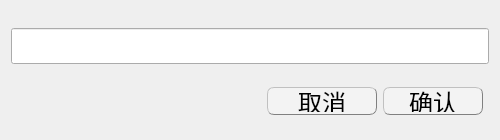
<?xml version="1.0" encoding="UTF-8"?>
<ui version="4.0">
 <class>StateEditDialog</class>
 <widget class="QWidget" name="StateEditDialog">
  <property name="geometry">
   <rect>
    <x>0</x>
    <y>0</y>
    <width>500</width>
    <height>140</height>
   </rect>
  </property>
  <property name="windowTitle">
   <string/>
  </property>
  <layout class="QGridLayout" name="gridLayout" rowstretch="0,0" columnstretch="0,0,0,0">
   <property name="bottomMargin">
    <number>8</number>
   </property>
   <item row="1" column="0">
    <spacer name="horizontalSpacer">
     <property name="orientation">
      <enum>Qt::Horizontal</enum>
     </property>
     <property name="sizeType">
      <enum>QSizePolicy::Expanding</enum>
     </property>
     <property name="sizeHint" stdset="0">
      <size>
       <width>40</width>
       <height>20</height>
      </size>
     </property>
    </spacer>
   </item>
   <item row="1" column="2">
    <widget class="QPushButton" name="saveButton">
     <property name="minimumSize">
      <size>
       <width>100</width>
       <height>28</height>
      </size>
     </property>
     <property name="maximumSize">
      <size>
       <width>100</width>
       <height>28</height>
      </size>
     </property>
     <property name="font">
      <font>
       <pointsize>18</pointsize>
      </font>
     </property>
     <property name="styleSheet">
      <string notr="true">QPushButton{background-color: rgb(243, 243, 243);border:0.5px groove gray;border-radius:7px;padding:2px 4px;border-style: outset;}
QPushButton:hover{background-color:rgb(229, 241, 251); color: black;}
QPushButton:pressed{background-color:rgb(191, 190, 192);border-style: inset;}</string>
     </property>
     <property name="text">
      <string>确认</string>
     </property>
    </widget>
   </item>
   <item row="1" column="1">
    <widget class="QPushButton" name="cancelButton">
     <property name="minimumSize">
      <size>
       <width>110</width>
       <height>28</height>
      </size>
     </property>
     <property name="maximumSize">
      <size>
       <width>100</width>
       <height>28</height>
      </size>
     </property>
     <property name="font">
      <font>
       <pointsize>18</pointsize>
      </font>
     </property>
     <property name="styleSheet">
      <string notr="true">QPushButton{background-color: rgb(243, 243, 243);border:0.5px groove gray;border-radius:7px;padding:2px 4px;border-style: outset;}
QPushButton:hover{background-color:rgb(229, 241, 251); color: black;}
QPushButton:pressed{background-color:rgb(191, 190, 192);border-style: inset;}</string>
     </property>
     <property name="text">
      <string>取消</string>
     </property>
    </widget>
   </item>
   <item row="0" column="0" colspan="4">
    <widget class="QLineEdit" name="lineEdit">
     <property name="minimumSize">
      <size>
       <width>0</width>
       <height>32</height>
      </size>
     </property>
     <property name="font">
      <font>
       <pointsize>18</pointsize>
      </font>
     </property>
    </widget>
   </item>
  </layout>
 </widget>
 <resources/>
 <connections/>
</ui>
